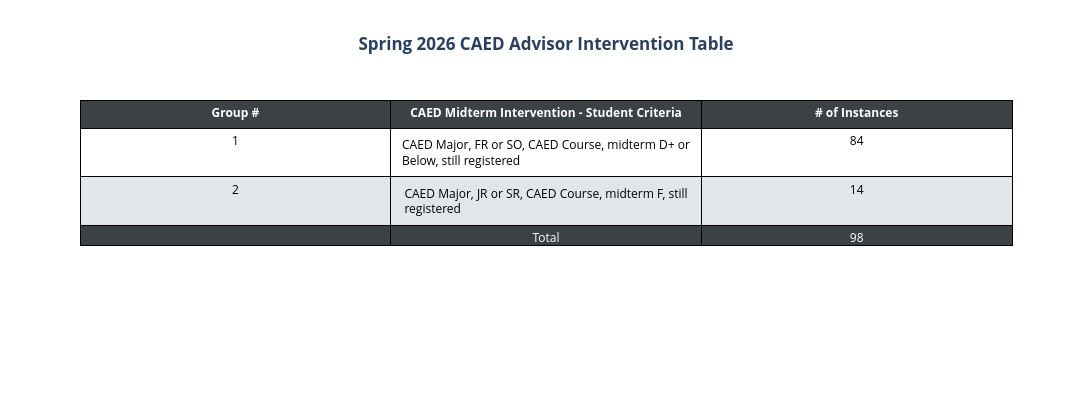

The cell this chart's notebook holds for it:
### Markdown cell above
##### *Creating Advisor Intervention Rate Tables*

### Code cell
#Section 3h - CAED Table
#Purpose - 

caedintertrace = go.Table(
    header=dict(values = ["Group #", "CAED Midterm Intervention - Student Criteria", "# of Instances"],                
                line_color = "black",
                fill_color = "#3B4145",
                font_color = "white",
                font_weight = "bold"),
    cells = dict(values = [
                [1,2," "],
                 ["CAED Major, FR or SO, CAED Course, midterm D+ or Below, still registered", 
                  "CAED Major, JR or SR, CAED Course, midterm F, still registered",
                  "Total"],
                 [caedinter["FR/SO Intervention Needed"], caedinter["JR/SR Intervention Needed"], caedinter["Total # of Instances"]]],
                 line_color = "black",
                 fill_color = [["#FFFFFF", "#E3E6E8", "#3B4145"], ["#FFFFFF", "#E3E6E8", "#3B4145"], ["#FFFFFF", "#E3E6E8", "#3B4145"]],
                 font_color = [["black", "black", "#FFFFFF"], ["black", "black", "#FFFFFF"], ["black", "black", "#FFFFFF"]]),
    visible = True)

interlayout = go.Layout(
    title=dict(text=f"<b>{prettyterm} CAED Advisor Intervention Table",
            font_weight = "bold", 
            xanchor = "center",
            x = .5),
    height = 400,
    width = 1200
)

caedinterfig = go.Figure(data = caedintertrace, layout=interlayout)

caedinterfig.show()

### Figure 1 — Plotly figure (JSON) as saved in the notebook; plotly's stock layout.template omitted (floating-point values rounded to 4 significant figures)
{"data": [{"cells": {"fill": {"color": [["#FFFFFF", "#E3E6E8", "#3B4145"], ["#FFFFFF", "#E3E6E8", "#3B4145"], ["#FFFFFF", "#E3E6E8", "#3B4145"]]}, "font": {"color": [["black", "black", "#FFFFFF"], ["black", "black", "#FFFFFF"], ["black", "black", "#FFFFFF"]]}, "line": {"color": "black"}, "values": [[1, 2, " "], ["CAED Major, FR or SO, CAED Course, midterm D+ or Below, still registered", "CAED Major, JR or SR, CAED Course, midterm F, still registered", "Total"], [[84], [14], [98]]]}, "header": {"fill": {"color": "#3B4145"}, "font": {"color": "white", "weight": "bold"}, "line": {"color": "black"}, "values": ["Group #", "CAED Midterm Intervention - Student Criteria", "# of Instances"]}, "type": "table", "visible": true}], "layout": {"height": 400, "title": {"font": {"weight": "bold"}, "text": "<b>Spring 2026 CAED Advisor Intervention Table", "x": 0.5, "xanchor": "center"}, "width": 1200}}
